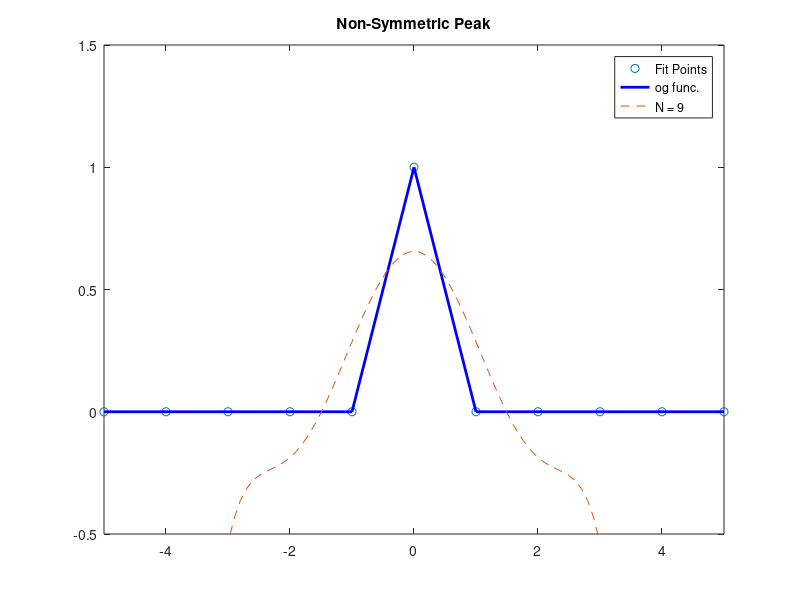

Write the MATLAB code that produced this figure.
clear()
x0 = -5;
xn = 5;
x = linspace(x0,xn,11);
x_org = linspace(x0,xn,101);
% y_org = sin(x_org);
y_org = zeros(1,101);
y_org(50) = 1;
y = zeros(1,11);
y(6) = 1;

A(:,1) = ones(length(x),1);
A(:,2) = x;
A(:,3) = x.^2;
A(:,4) = x.^3;
A(:,5) = x.^4;
A(:,6) = x.^5;
A(:,7) = x.^6;
A(:,8) = x.^7;
A(:,9) = x.^8;
A(:,10) = x.^9;

b_hat = inv(A'*A)*A'*y';


    

figure
plot(x,y,'o', 'DisplayName', 'Fit Points')
hold on
plot(x, y, 'b','LineWidth', 2,'DisplayName', 'og func.');
hold on
    
for i= 1
    
    pol = @(x) b_hat(1).*ones(1,length(x)) + b_hat(2).*x + b_hat(3).*x.^2 ...
    +b_hat(4).*x.^3+b_hat(5).*x.^4 +b_hat(6).*x.^5+b_hat(7).*x.^6 ...
    +b_hat(8).*x.^7 %+ b_hat(9).*x.^8 + b_hat(10).*x.^9;

    y_hat = pol(x_org);
    plot(x_org,y_hat, '--','DisplayName',['N = ' num2str(10-i)] );
    axis([x0 xn -0.5 1.5]);
    b_hat(length(b_hat)-i+1) = 0;
    title("Non-Symmetric Peak");
%     b_hat

end
legend(gca,'show')

